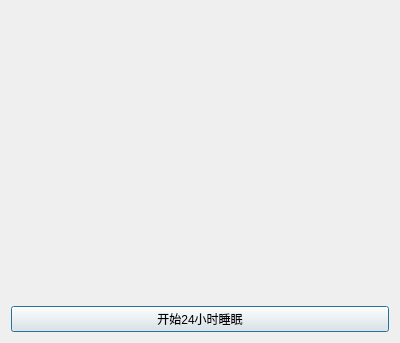
<?xml version="1.0" encoding="UTF-8"?>
<ui version="4.0">
 <class>Dialog</class>
 <widget class="QDialog" name="Dialog">
  <property name="geometry">
   <rect>
    <x>0</x>
    <y>0</y>
    <width>400</width>
    <height>343</height>
   </rect>
  </property>
  <property name="windowTitle">
   <string>Dialog</string>
  </property>
  <layout class="QGridLayout" name="gridLayout">
   <item row="2" column="0">
    <widget class="QLabel" name="label">
     <property name="text">
      <string/>
     </property>
     <property name="pixmap">
      <pixmap resource="res.qrc">:/image/endpolpot.png</pixmap>
     </property>
    </widget>
   </item>
   <item row="3" column="0">
    <widget class="QPushButton" name="pushButton">
     <property name="text">
      <string>开始24小时睡眠</string>
     </property>
    </widget>
   </item>
  </layout>
 </widget>
 <resources>
  <include location="res.qrc"/>
 </resources>
 <connections/>
</ui>
